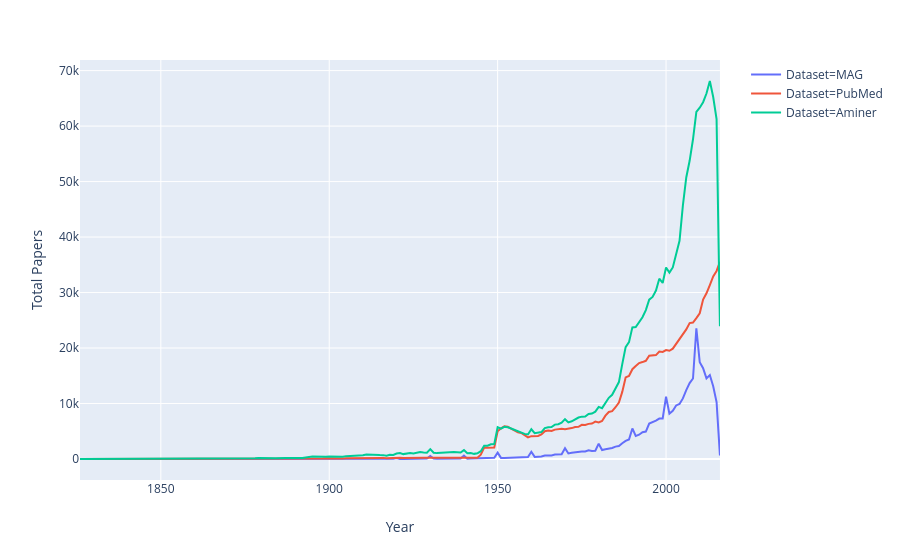

This figure's notebook cell:
### Code cell
import plotly.express as px

fig = px.line(df2.to_dataframe(), x="Year", y="Total Papers",color="Dataset")
fig.show()

### Figure 1 — Plotly figure (JSON) as saved in the notebook; plotly's stock layout.template omitted (floating-point values rounded to 4 significant figures; data arrays with more than 128 entries replaced by an {"elided": "..."} marker saying what was removed)
{"data": [{"hoverlabel": {"namelength": 0}, "hovertemplate": "Dataset=MAG<br>Year=%{x}<br>Total Papers=%{y}", "legendgroup": "Dataset=MAG", "line": {"color": "#636efa", "dash": "solid"}, "mode": "lines", "name": "Dataset=MAG", "showlegend": true, "type": "scatter", "x": {"elided": "136 int values"}, "xaxis": "x", "y": {"elided": "136 int values"}, "yaxis": "y"}, {"hoverlabel": {"namelength": 0}, "hovertemplate": "Dataset=PubMed<br>Year=%{x}<br>Total Papers=%{y}", "legendgroup": "Dataset=PubMed", "line": {"color": "#EF553B", "dash": "solid"}, "mode": "lines", "name": "Dataset=PubMed", "showlegend": true, "type": "scatter", "x": {"elided": "136 int values"}, "xaxis": "x", "y": {"elided": "136 int values"}, "yaxis": "y"}, {"hoverlabel": {"namelength": 0}, "hovertemplate": "Dataset=Aminer<br>Year=%{x}<br>Total Papers=%{y}", "legendgroup": "Dataset=Aminer", "line": {"color": "#00cc96", "dash": "solid"}, "mode": "lines", "name": "Dataset=Aminer", "showlegend": true, "type": "scatter", "x": {"elided": "136 int values"}, "xaxis": "x", "y": {"elided": "136 int values"}, "yaxis": "y"}], "layout": {"autosize": true, "legend": {"tracegroupgap": 0}, "margin": {"t": 60}, "xaxis": {"anchor": "y", "autorange": true, "domain": [0, 0.98], "range": [1826, 2016], "title": {"text": "Year"}, "type": "linear"}, "yaxis": {"anchor": "x", "autorange": true, "domain": [0, 1], "range": [-3784.0, 71910.0], "title": {"text": "Total Papers"}, "type": "linear"}}}
